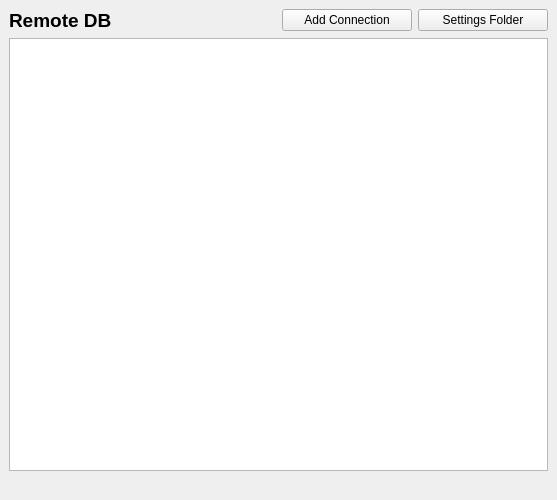
<?xml version="1.0" encoding="UTF-8"?>
<ui version="4.0">
 <class>RemoteDBDockWidgetBase</class>
 <widget class="QDockWidget" name="RemoteDBDockWidgetBase">
  <property name="geometry">
   <rect>
    <x>0</x>
    <y>0</y>
    <width>557</width>
    <height>500</height>
   </rect>
  </property>
  <property name="maximumSize">
   <size>
    <width>524287</width>
    <height>500</height>
   </size>
  </property>
  <property name="windowTitle">
   <string> Remote DB Plugin</string>
  </property>
  <widget class="QWidget" name="dockWidgetContents">
   <property name="minimumSize">
    <size>
     <width>0</width>
     <height>200</height>
    </size>
   </property>
   <property name="maximumSize">
    <size>
     <width>16777215</width>
     <height>500</height>
    </size>
   </property>
   <layout class="QGridLayout" name="gridLayout">
    <item row="0" column="0">
     <widget class="QLabel" name="label">
      <property name="font">
       <font>
        <pointsize>14</pointsize>
        <weight>75</weight>
        <bold>true</bold>
       </font>
      </property>
      <property name="text">
       <string>Remote DB</string>
      </property>
     </widget>
    </item>
    <item row="3" column="0">
     <widget class="QLabel" name="status_report_label">
      <property name="maximumSize">
       <size>
        <width>16777215</width>
        <height>20</height>
       </size>
      </property>
      <property name="text">
       <string/>
      </property>
     </widget>
    </item>
    <item row="2" column="0" colspan="4">
     <widget class="QListWidget" name="conn_list_widget">
      <property name="sizePolicy">
       <sizepolicy hsizetype="Expanding" vsizetype="Expanding">
        <horstretch>0</horstretch>
        <verstretch>0</verstretch>
       </sizepolicy>
      </property>
      <property name="alternatingRowColors">
       <bool>true</bool>
      </property>
      <property name="iconSize">
       <size>
        <width>24</width>
        <height>24</height>
       </size>
      </property>
     </widget>
    </item>
    <item row="0" column="3">
     <widget class="QPushButton" name="open_settings_dir_btn">
      <property name="text">
       <string>Settings Folder</string>
      </property>
     </widget>
    </item>
    <item row="0" column="2">
     <widget class="QPushButton" name="add_conn_btn">
      <property name="text">
       <string>Add Connection</string>
      </property>
     </widget>
    </item>
   </layout>
  </widget>
 </widget>
 <resources/>
 <connections/>
</ui>
